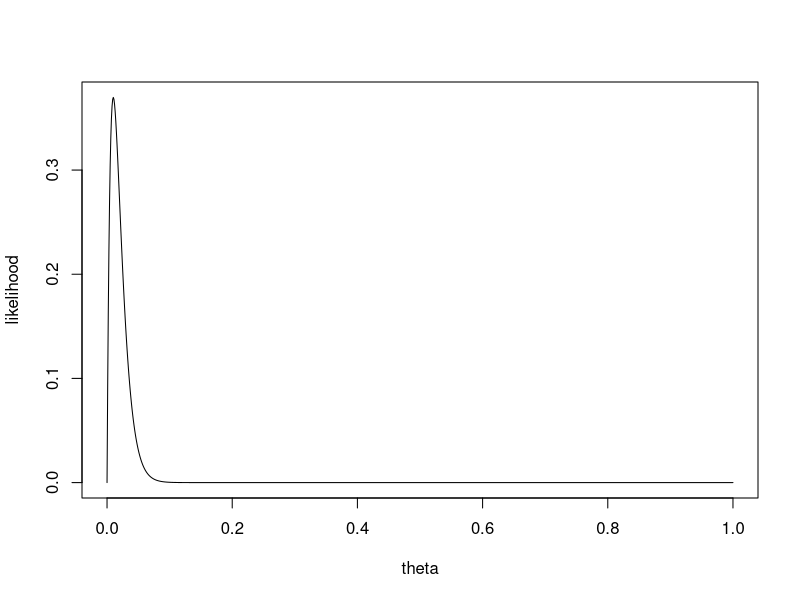
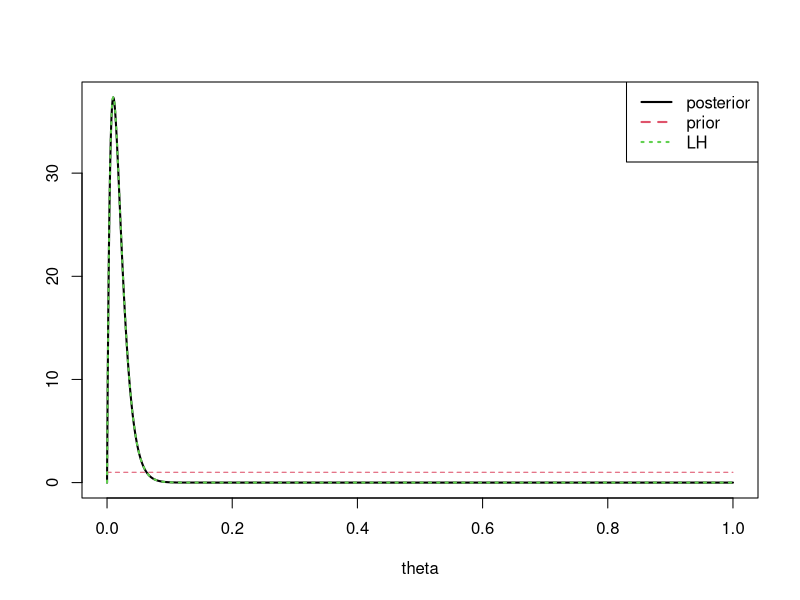

Source code (R) for these figures, in order:
## ---- chunk 1
# set a seed
set.seed(123)
# create the observed data
obs.data <- rbinom(n = 100, size = 1, prob = 0.01) 
head(obs.data)
length(obs.data)
## ---- chunk 2
theta = c(0.01, 0.1)
N = length(obs.data)
X = sum(obs.data)
LH = choose(N, X) * theta^(X) * (1-theta)^(N-X)
LH
## ---- chunk 3
likelihood <- function(obs.data, theta) {
  N = length(obs.data)
  X = sum(obs.data)
  LH = choose(N, X) * theta^(X) * (1-theta)^(N-X)
  return(LH)
}
## ---- chunk 4
theta = seq(0,1, length.out = 1000)
plot(theta, likelihood(obs.data, theta), type="l",
     ylab="likelihood", xlab="theta")
## ---- chunk 5
post_parameters <- function(a, b, obs.data) {
  N = length(obs.data)
  X = sum(obs.data)
  a.post = a + X
  b.post = N - X + b
  return(c(a.post, b.post))
}
## ---- chunk 6
post_parameters(1,1, obs.data)
post_parameters(3,1, obs.data)
## ---- chunk 7
params1 = post_parameters(1,1, obs.data)

# Plot posterior distribution
theta = seq(0,1, length.out=1000)
plot(theta, dbeta(theta, shape1=params1[1], shape2=params1[2]), 
     type="l", xlab="theta", ylab="", lwd=2)
# Prior
lines(theta, dbeta(theta, shape1=1, shape2=1), col=2, lty=2)
# Likelihood
LH = likelihood(obs.data, theta)
lines(theta, 1000*LH/sum(LH), col=3, lty=3, lwd=2)

legend("topright", legend=c("posterior", "prior", "LH"), 
       lty=c(1,2,3), col=c(1,2,3), lwd=2)
